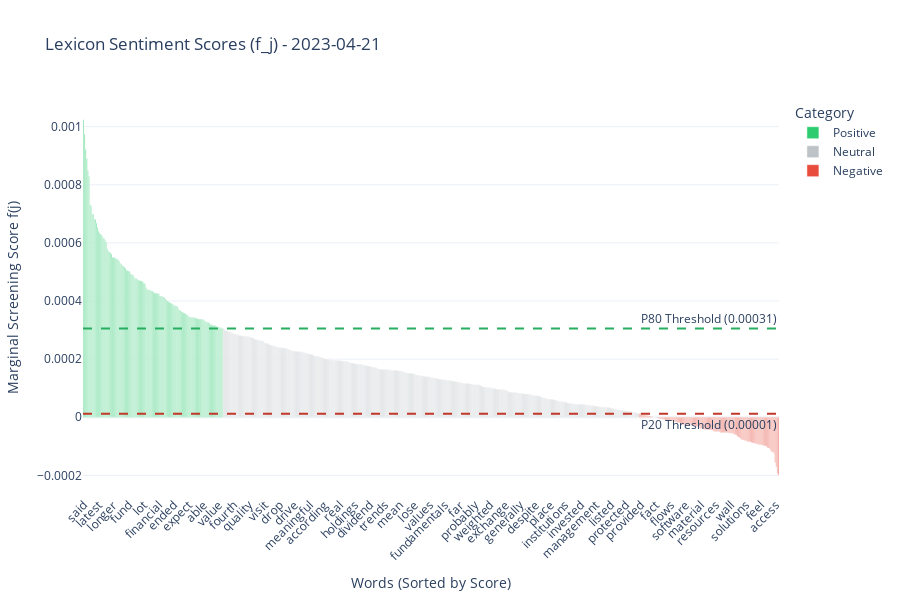

Notebook cell for this chart:
### Code cell
# Visualisation pour CAC40 sommet à 7500 points le 21 Avril 2023:
visualize_daily_lexicon('2023-04-21')

### Figure 1 — Plotly figure (JSON) as saved in the notebook; plotly's stock layout.template omitted (floating-point values rounded to 4 significant figures; data arrays with more than 128 entries replaced by an {"elided": "..."} marker saying what was removed)
{"data": [{"hovertemplate": "Category=Positive<br>Financial Terms=%{x}<br>Score f(j)=%{y:.5f}<extra></extra>", "legendgroup": "Positive", "marker": {"color": "#2ecc71", "pattern": {"shape": ""}}, "name": "Positive", "orientation": "v", "showlegend": true, "textposition": "auto", "type": "bar", "x": {"elided": "130 str values"}, "xaxis": "x", "y": {"elided": "130 float values"}, "yaxis": "y"}, {"hovertemplate": "Category=Neutral<br>Financial Terms=%{x}<br>Score f(j)=%{y:.5f}<extra></extra>", "legendgroup": "Neutral", "marker": {"color": "#bdc3c7", "pattern": {"shape": ""}}, "name": "Neutral", "orientation": "v", "showlegend": true, "textposition": "auto", "type": "bar", "x": {"elided": "387 str values"}, "xaxis": "x", "y": {"elided": "387 float values"}, "yaxis": "y"}, {"hovertemplate": "Category=Negative<br>Financial Terms=%{x}<br>Score f(j)=%{y:.5f}<extra></extra>", "legendgroup": "Negative", "marker": {"color": "#e74c3c", "pattern": {"shape": ""}}, "name": "Negative", "orientation": "v", "showlegend": true, "textposition": "auto", "type": "bar", "x": {"elided": "130 str values"}, "xaxis": "x", "y": {"elided": "130 float values"}, "yaxis": "y"}], "layout": {"annotations": [{"showarrow": false, "text": "P80 Threshold (0.00031)", "x": 1, "xanchor": "right", "xref": "x domain", "y": 0.0003051, "yanchor": "bottom", "yref": "y"}, {"showarrow": false, "text": "P20 Threshold (0.00001)", "x": 1, "xanchor": "right", "xref": "x domain", "y": 1.26e-05, "yanchor": "top", "yref": "y"}], "barmode": "relative", "height": 600, "legend": {"title": {"text": "Category"}, "tracegroupgap": 0}, "shapes": [{"line": {"color": "#27ae60", "dash": "dash"}, "type": "line", "x0": 0, "x1": 1, "xref": "x domain", "y0": 0.0003051, "y1": 0.0003051, "yref": "y"}, {"line": {"color": "#c0392b", "dash": "dash"}, "type": "line", "x0": 0, "x1": 1, "xref": "x domain", "y0": 1.26e-05, "y1": 1.26e-05, "yref": "y"}], "title": {"text": "Lexicon Sentiment Scores (f_j) - 2023-04-21"}, "xaxis": {"anchor": "y", "domain": [0, 1], "tickangle": -45, "title": {"text": "Words (Sorted by Score)"}}, "yaxis": {"anchor": "x", "domain": [0, 1], "title": {"text": "Marginal Screening Score f(j)"}}}}
